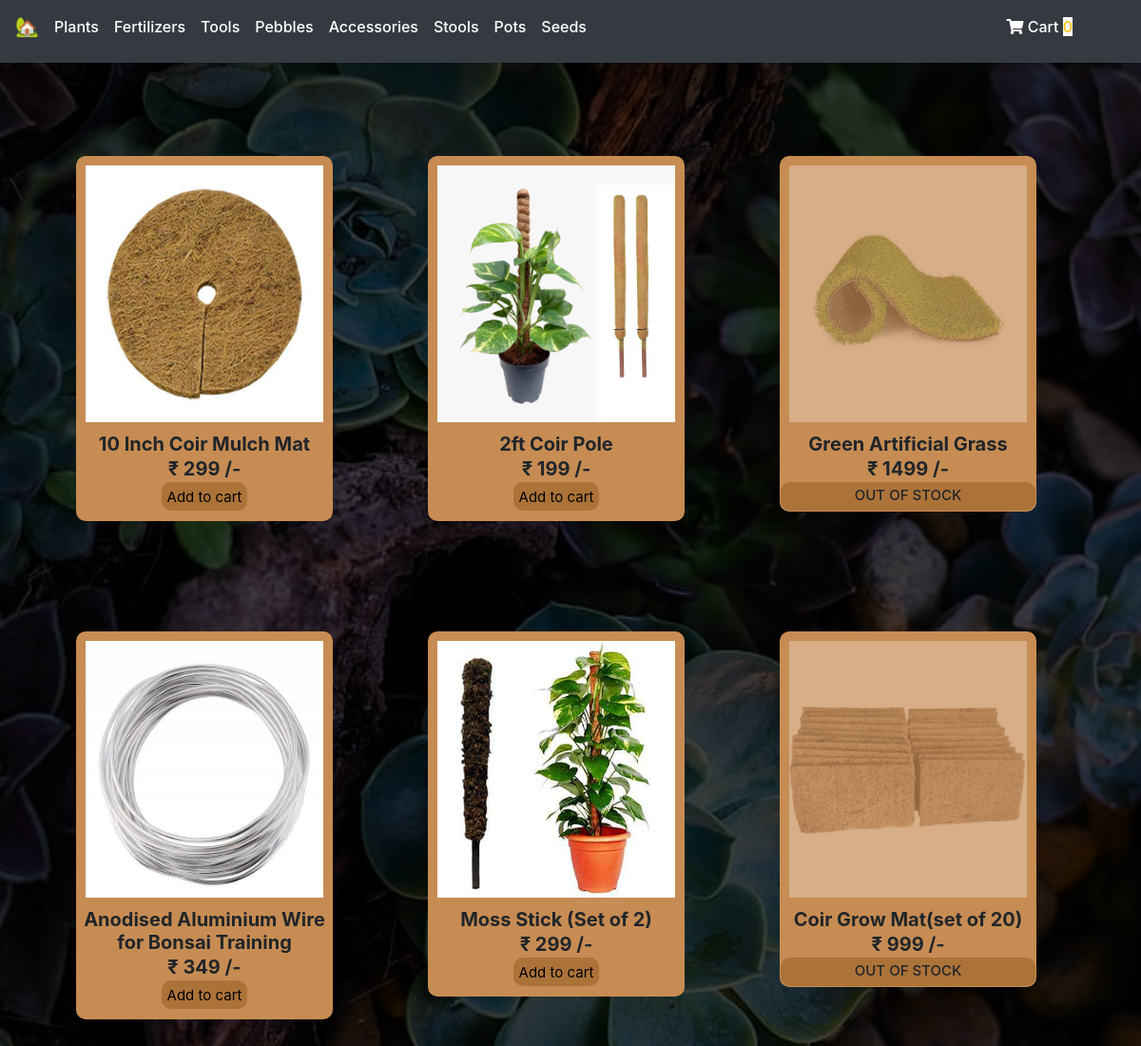
Screenshot of /Accessories.php with the database file from the repository.
### tables this page shows
CREATE TABLE `accessories` (
  `id` int(11) NOT NULL,
  `product_name` varchar(50) NOT NULL,
  `product_price` float DEFAULT NULL,
  `product_image` varchar(100) DEFAULT NULL,
  `quantity` int(100) NOT NULL
);

### php/createdb.php (called while the page is built, shortened)
<?php
class createdb
{
        public $tablename;
        public $con;
    public function __construct(
        $dbname = "Newdb",
        $tablename = "Productdb",
        $servername = "localhost",
        $username = "root",
        $password = ""
    )
    {
      $this->tablename = $tablename;
        $this->con = mysqli_connect($servername, $username, $password);
        $sql = "CREATE DATABASE IF NOT EXISTS $dbname";
        if(mysqli_query($this->con, $sql)){
            $this->con = mysqli_connect($servername, $username, $password, $dbname);
            $sql = " CREATE TABLE IF NOT EXISTS $tablename
                            (id INT(11) NOT NULL AUTO_INCREMENT PRIMARY KEY,
                             product_name VARCHAR (50) NOT NULL,
                             product_price FLOAT,
                             product_image VARCHAR (100)
                            );";
        }else{
            return false;
        }
    }
    public function getData(){
        $sql = "SELECT * FROM $this->tablename";
        $result = mysqli_query($this->con, $sql);
        if(mysqli_num_rows($result) > 0){
            return $result;
        }
    }
}

### php/component.php (the view, shortened to what this page needs)
<?php
function component($productname,$productprice,$productimg,$productid,$quantity)
{
    if($quantity>0){
        $element=<<<EOD
    <form style="display:inline-block;" method="post">
    <table style="
    border-radius: 10px;
    width:250px;
    height:350px;
    margin:50px;
    background-color:#c68c53">
            <tr>
                <th style="padding: 10px;"><img src="$productimg" style="width:250px;
                height:270px;
            "></th>
            </tr>
            <tr><th style="text-align:center;
            font-size:20px;">$productname</th></tr>
            <tr><th style="text-align:center;
            font-size:20px;">&#8377; $productprice /-</th></tr>
            <tr><th>
                <center>
                <button style="height: 30px;
                border-radius:10px;
                border:0;
                background-color:#ac7339;
                cursor:pointer;
                margin-bottom:10px;
                font-size:15px;"
                type="submit" name="add">Add to cart</button>
                </center>
                <input type='hidden' name='product_id' value='$productid'>
            </th></tr>
        </table>
    </form>
    EOD;
    echo $element;
}
else{
    $element=<<<EOD
    <form style="display:inline-block;" method="post">
    <table style="
    border-radius: 10px;
    width:250px;
    height:350px;
    margin:50px;
    background-color:#c68c53">
            <tr>
                <th style="padding: 10px;"><img src="$productimg" style="width:250px;
                height:270px;opacity:0.3;
            "></th>
            </tr>
            <tr><th style="text-align:center;
            font-size:20px;">$productname</th></tr>
            <tr><th style="text-align:center;
            font-size:20px;">&#8377; $productprice /-</th></tr>
            <tr><th>
                <center>
                <h6 style="height: 30px;
                border-radius:10px;
                padding:5px;
                background-color:#ac7339;
                margin:0px;
                font-size:15px;">OUT OF STOCK</h6>
                </center>
                <input type='hidden' name='product_id' value='$productid'>
            </th></tr>
        </table>
    </form>
    EOD;
    echo $element;
}
}

### Accessories.php (shortened to what this page needs)
<?php
require_once ('./php/createdb.php');
require_once ('./php/component.php');
$database = new createdb("shoppingdb", "accessories");
?>
<!doctype html>
<html lang="en">
<head>
    <link rel="stylesheet" href="https://cdnjs.cloudflare.com/ajax/libs/font-awesome/5.8.2/css/all.css" />
    <link rel="stylesheet" href="https://stackpath.bootstrapcdn.com/bootstrap/4.3.1/css/bootstrap.min.css">
</head>
<body>
<?php require_once ("php/header.php"); ?>
<div class="container">
        <div class="row text-center py-5">
            <?php
                $result = $database->getData();
                while ($row = mysqli_fetch_assoc($result)){
                    component($row['product_name'], $row['product_price'], $row['product_image'], $row['id'],$row['quantity']);
                }
            ?>
        </div>
</div>
</body>
</html>

### php/header.php (shortened to what this page needs)
<header id="header">
    <nav class="navbar navbar-expand-lg navbar-dark bg-dark">
        <a href="homepage.php" class="navbar-brand" style="margin-bottom:10px;">&#127969;</a>
        <a href="Plants.php" class="navbar-brand">
            <h6>
                 Plants
            </h6>
        </a>
        <a href="Fertilizers.php" class="navbar-brand">
            <h6>
                 Fertilizers
            </h6>
        </a>
        <a href="Tools.php" class="navbar-brand">
            <h6>
                 Tools
            </h6>
        </a>
        <a href="Pebbles.php" class="navbar-brand">
            <h6>
                 Pebbles
            </h6>
        </a>
        <a href="Accessories.php" class="navbar-brand">
            <h6>
                Accessories
            </h6>
        </a>
        <a href="Stools.php" class="navbar-brand">
            <h6>
                Stools
            </h6>
        </a>
        <a href="Pots.php" class="navbar-brand">
            <h6>
                 Pots
            </h6>
        </a>
        <a href="Seeds.php" class="navbar-brand">
            <h6>
                 Seeds
            </h6>
        </a>
            <div class="navbar-nav">
                <a href="cart.php" class="nav-item nav-link active">
                    <h6 class="px-5 cart">
                        <i class="fas fa-shopping-cart"></i> Cart
                        <?php
                        if (isset($_SESSION['cart'])){
                            $count = count($_SESSION['cart']);
                            echo "<span id=\"cart_count\" class=\"text-warning bg-light\">$count</span>";
                        }else{
                            echo "<span id=\"cart_count\" class=\"text-warning bg-light\">0</span>";
                        }
                        ?>
                    </h6>
                </a>
            </div>
    </nav>
</header>

### php/component.php (style rules this page uses)
body { width: 100%; height: 100vh; background-image: linear-gradient(rgba(0,0,0,0.75),rgba(0,0,0,0.75)), url(background.jpeg); background-size: cover; background-position: center; }

### rows the page displays
accessories: product_image (picture), product_name "10 Inch Coir Mulch Mat", product_price "299"
accessories: product_image (picture), product_name "2ft Coir Pole", product_price "199"
accessories: product_image (picture), product_name "Green Artificial Grass", product_price "1499"
accessories: product_image (picture), product_name "Anodised Aluminium Wire for Bonsai Training", product_price "349"
accessories: product_image (picture), product_name "Moss Stick (Set of 2)", product_price "299"
accessories: product_image (picture), product_name "Coir Grow Mat(set of 20)", product_price "999"
